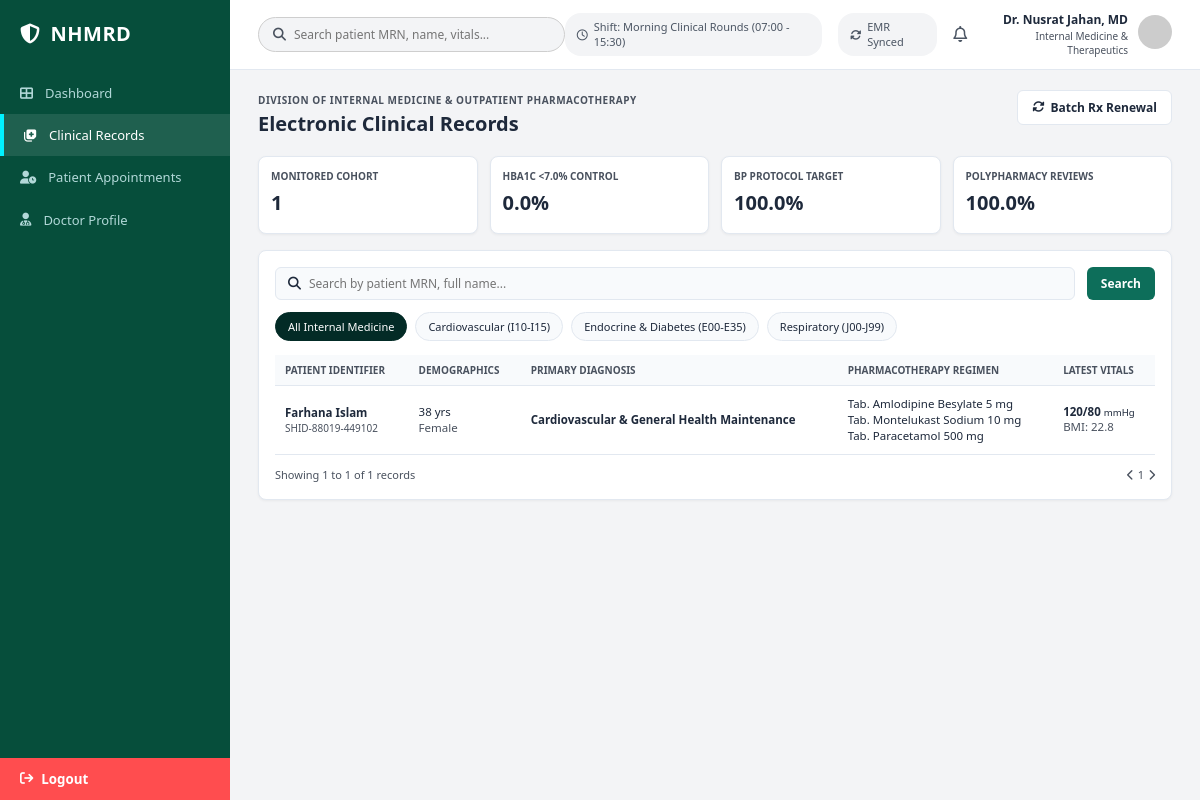
The app's page /public_html/pages/doctor-panel/doctor-clinical-service-records.php with its own data.
### tables this page shows
CREATE TABLE prescriptions (
  prescription_id     BIGINT AUTO_INCREMENT PRIMARY KEY,
  patient_id           BIGINT NOT NULL,
  doctor_id            BIGINT NOT NULL,
  appointment_id       BIGINT NULL,
  title                VARCHAR(255) NOT NULL,                
  chief_complaint      TEXT,
  symptoms             TEXT,                                  
  current_condition    TEXT,
  referred_surgeon_id  BIGINT NULL,
  referred_facility    VARCHAR(255),
  doctors_statement    TEXT,
  next_visit_date      DATE NULL,
  visit_type           ENUM('in_person','telehealth') DEFAULT 'in_person',
  status               ENUM('active','completed','ongoing','cancelled') DEFAULT 'active',
  is_long_term         TINYINT(1) DEFAULT 0,                  
  created_at           DATETIME NOT NULL DEFAULT CURRENT_TIMESTAMP,
  CONSTRAINT fk_rx_patient FOREIGN KEY (patient_id) REFERENCES patients(patient_id) ON DELETE CASCADE,
  CONSTRAINT fk_rx_doctor FOREIGN KEY (doctor_id) REFERENCES doctors(doctor_id),
  CONSTRAINT fk_rx_appointment FOREIGN KEY (appointment_id) REFERENCES appointments(appointment_id),
  CONSTRAINT fk_rx_referred_surgeon FOREIGN KEY (referred_surgeon_id) REFERENCES doctors(doctor_id),
  KEY idx_rx_status (status)
);

CREATE TABLE patients (
  patient_id                BIGINT AUTO_INCREMENT PRIMARY KEY,
  user_id                   BIGINT NULL UNIQUE,                
  full_name                 VARCHAR(150) NOT NULL,
  nid                       VARCHAR(30)  UNIQUE,               
  crvs_token                VARCHAR(50)  UNIQUE,               
  dob                       DATE NOT NULL,
  gender                    ENUM('male','female','intersex_other') NOT NULL,
  blood_group               ENUM('A+','A-','B+','B-','AB+','AB-','O+','O-') NULL,
  health_card_no            VARCHAR(50) UNIQUE,                
  birth_hospital_id         BIGINT NULL,
  registering_hospital_id   BIGINT NULL,                       
  phone                     VARCHAR(30),
  alt_phone                 VARCHAR(30),
  email                     VARCHAR(150),
  address                   VARCHAR(500),
  province                  VARCHAR(150),
  postal_code               VARCHAR(20),
  emergency_contact_name    VARCHAR(150),
  emergency_contact_relation VARCHAR(100),
  emergency_contact_phone   VARCHAR(30),
  height_cm                 DECIMAL(5,1),
  weight_kg                 DECIMAL(5,1),
  blood_pressure            VARCHAR(20),                       
  bmi                       DECIMAL(4,1),
  vitals_last_synced_at     DATETIME NULL,
  nid_verification_status   ENUM('unverified','biometric_verified','crvs_certified') DEFAULT 'unverified',
  smart_health_id_issued    TINYINT(1) DEFAULT 0,
  status                    ENUM('active','inactive','deceased') DEFAULT 'active',
  registered_by_executive_id BIGINT NULL,
  created_at                DATETIME NOT NULL DEFAULT CURRENT_TIMESTAMP,
  updated_at                DATETIME NOT NULL DEFAULT CURRENT_TIMESTAMP ON UPDATE CURRENT_TIMESTAMP,
  CONSTRAINT fk_patient_user FOREIGN KEY (user_id) REFERENCES users(user_id) ON DELETE SET NULL,
  CONSTRAINT fk_patient_birth_hosp FOREIGN KEY (birth_hospital_id) REFERENCES hospitals(hospital_id),
  CONSTRAINT fk_patient_reg_hosp FOREIGN KEY (registering_hospital_id) REFERENCES hospitals(hospital_id),
  CONSTRAINT fk_patient_executive FOREIGN KEY (registered_by_executive_id) REFERENCES medical_executives(executive_id),
  KEY idx_patient_blood (blood_group),
  KEY idx_patient_status (status)
);

### public_html/pages/doctor-panel/doctor-clinical-service-records.php (the view, shortened to what this page needs)
<?php
require_once __DIR__ . 'public_html/api/db.php';
$doctor_id = 1;
$stmt_cohort = $pdo->prepare("
    SELECT COUNT(DISTINCT patient_id) as total_monitored
    FROM prescriptions
    WHERE doctor_id = :doctor_id AND is_long_term = 1
");
$stmt_cohort->execute(['doctor_id' => $doctor_id]);
$cohort = $stmt_cohort->fetch();
$stmt_hba1c = $pdo->prepare("
    SELECT ROUND((SUM(CASE WHEN CAST(r.remarks AS DECIMAL(4,1)) < 7.0 THEN 1 ELSE 0 END) / NULLIF(COUNT(*), 0)) * 100, 1) as hba1c_control
    FROM lab_test_results r
    JOIN lab_test_order_items i ON r.order_item_id = i.id
    JOIN lab_test_catalog c ON i.test_id = c.test_id
    JOIN lab_test_orders o ON i.order_id = o.order_id
    WHERE o.doctor_id = :doctor_id AND c.test_name LIKE '%HbA1c%'
");
$stmt_hba1c->execute(['doctor_id' => $doctor_id]);
$hba1c = $stmt_hba1c->fetch();
$stmt_bp = $pdo->prepare("
    SELECT ROUND((SUM(CASE WHEN CAST(SUBSTRING_INDEX(p.blood_pressure, '/', 1) AS UNSIGNED) < 130 THEN 1 ELSE 0 END) / NULLIF(COUNT(*), 0)) * 100, 1) as bp_control
    FROM patients p
    JOIN prescriptions rx ON p.patient_id = rx.patient_id
    WHERE rx.doctor_id = :doctor_id AND rx.is_long_term = 1
");
$stmt_bp->execute(['doctor_id' => $doctor_id]);
$bp = $stmt_bp->fetch();
$stmt_poly = $pdo->prepare("
    SELECT ROUND((SUM(CASE WHEN med_counts.total_meds < 5 THEN 1 ELSE 0 END) / NULLIF(COUNT(*),0)) * 100, 1) as polypharmacy_safe
    FROM (SELECT prescription_id, COUNT(*) as total_meds FROM prescription_medications GROUP BY prescription_id) med_counts
    JOIN prescriptions rx ON med_counts.prescription_id = rx.prescription_id
    WHERE rx.doctor_id = :doctor_id AND rx.status = 'active'
");
$stmt_poly->execute(['doctor_id' => $doctor_id]);
$polypharmacy = $stmt_poly->fetch();
$search = $_GET['search'] ?? '';
$filter = $_GET['filter'] ?? '';
$page = isset($_GET['page']) ? (int)$_GET['page'] : 1;
$limit = 6;
$offset = ($page - 1) * $limit;
$count_sql = "
    SELECT COUNT(DISTINCT p.patient_id) as total_records
    FROM patients p
    JOIN prescriptions rx ON p.patient_id = rx.patient_id
    WHERE rx.doctor_id = :doctor_id AND rx.is_long_term = 1
      AND (p.full_name LIKE :search OR p.health_card_no LIKE :search)
";
$stmt_count = $pdo->prepare($count_sql);
$stmt_count->bindValue(':doctor_id', $doctor_id);
$stmt_count->bindValue(':search', '%' . $search . '%');
$stmt_count->execute();
$total_records = $stmt_count->fetch()['total_records'];
$total_pages = ceil($total_records / $limit);
$records_sql = "
    SELECT p.patient_id, p.full_name, p.health_card_no, p.dob, p.gender, p.blood_pressure, p.bmi,
           rx.prescription_id, rx.title as diagnosis,
           (SELECT GROUP_CONCAT(CONCAT(medication_name, ' ', dose_strength) SEPARATOR '<br>')
            FROM prescription_medications WHERE prescription_id = rx.prescription_id) as regimen
    FROM patients p
    JOIN prescriptions rx ON p.patient_id = rx.patient_id
    WHERE rx.doctor_id = :doctor_id AND rx.is_long_term = 1
      AND (p.full_name LIKE :search OR p.health_card_no LIKE :search)
";
$records_sql .= " ORDER BY p.patient_id DESC LIMIT :offset, :limit";
$stmt_records = $pdo->prepare($records_sql);
$stmt_records->bindValue(':doctor_id', $doctor_id, PDO::PARAM_INT);
$stmt_records->bindValue(':search', '%' . $search . '%', PDO::PARAM_STR);
$stmt_records->bindValue(':offset', $offset, PDO::PARAM_INT);
$stmt_records->bindValue(':limit', $limit, PDO::PARAM_INT);
$stmt_records->execute();
$patients = $stmt_records->fetchAll();
?>
<!DOCTYPE html>
<html lang="en">
<head>
  <link rel="stylesheet" href="/public_html/assets/css/doctor-panel/doctor-clinical-service-records.css">
  <link rel="stylesheet" href="/public_html/assets/css/doctor-panel/features/doctor-header.css">
  <link rel="stylesheet" href="/public_html/assets/css/default-structure.css">
  <link rel="stylesheet" href="https://cdnjs.cloudflare.com/ajax/libs/font-awesome/6.4.0/css/all.min.css">
</head>
<body>
  <div class="app-container">
    <aside class="sidebar doctor">
      <div class="logo">
        <i class="fa-solid fa-shield-halved"></i>
        <span>NHMRD</span>
      </div>
      <nav class="nav-menu">
        <a href="/public_html/pages/Doctor-panel/Dashboard.html" class="nav-item">
          <i class="fa-solid fa-table-cells-large"></i>
          <span>Dashboard</span>
        </a>
        <a href="/public_html/pages/Doctor-panel/doctor-clinical-service-records.html" class="nav-item active">
          <i class="fa-solid fa-notes-medical"></i>
          <span>Clinical Records</span>
        </a>
        <a href="/public_html/pages/Doctor-panel/patient-appointments.html" class="nav-item">
          <i class="fa-solid fa-user-clock"></i>
          <span>Patient Appointments</span>
        </a>
        <a href="/public_html/pages/doctor-panel/doctor-profile.html" class="nav-item">
          <i class="fa-solid fa-user-doctor"></i>
          <span>Doctor Profile</span>
        </a>
      </nav>
      <div class="sidebar-footer">
        <button class="logout-btn" onclick="handleLogout()">
          <i class="fa-solid fa-arrow-right-from-bracket"></i>
          <span>Logout</span>
        </button>
      </div>
    </aside>
    <div class="main-wrapper">
      <header class="doc-header">
        <div class="search-bar">
          <i class="fa-solid fa-magnifying-glass"></i>
          <input type="text" placeholder="Search patient MRN, name, vitals..." onkeyup="filterTable(this.value)">
        </div>
        <div class="header-right">
          <div class="header-status-pill">
            <i class="fa-regular fa-clock"></i>
            <span>Shift: Morning Clinical Rounds (07:00 - 15:30)</span>
          </div>
          <div class="header-status-pill">
            <i class="fa-solid fa-rotate"></i>
            <span>EMR Synced</span>
          </div>
          <button class="icon-btn" onclick="openNotifications()"><i class="fa-regular fa-bell"></i></button>
          <div class="doctor-profile-badge">
            <div class="doctor-info-text">
              <span class="doctor-name">Dr. Nusrat Jahan, MD</span>
              <span class="doctor-dept">Internal Medicine & Therapeutics</span>
            </div>
            <div class="doctor-avatar">
              <img src="https://i.pravatar.cc/100?img=47" alt="Dr. Nusrat Jahan">
            </div>
          </div>
        </div>
      </header>
      <main class="content-body">
        <div class="clinical-records-grid">
          <div class="primary-column">
            <div class="page-title-section">
              <div class="title-text">
                <span class="section-subtitle">DIVISION OF INTERNAL MEDICINE & OUTPATIENT PHARMACOTHERAPY</span>
                <h1>Electronic Clinical Records</h1>
              </div>
              <div class="title-actions">
                <form method="POST" style="display:inline;">
                    <button type="submit" class="btn-secondary"><i class="fa-solid fa-rotate"></i> Batch Rx Renewal</button>
                </form>
              </div>
            </div>
            <div class="vitals-grid">
              <div class="vital-card">
                <div class="vital-header">
                  <span class="vital-title">MONITORED COHORT</span>
                </div>
                <div class="vital-body">
                  <span class="vital-value"><?php echo number_format($cohort['total_monitored'] ?? 0); ?></span>
                </div>
              </div>
              <div class="vital-card">
                <div class="vital-header">
                  <span class="vital-title">HBA1C &lt;7.0% CONTROL</span>
                </div>
                <div class="vital-body">
                  <span class="vital-value"><?php echo $hba1c['hba1c_control'] ?? '0.0'; ?>%</span>
                </div>
              </div>
              <div class="vital-card">
                <div class="vital-header">
                  <span class="vital-title">BP PROTOCOL TARGET</span>
                </div>
                <div class="vital-body">
                  <span class="vital-value"><?php echo $bp['bp_control'] ?? '0.0'; ?>%</span>
                </div>
              </div>
              <div class="vital-card">
                <div class="vital-header">
                  <span class="vital-title">POLYPHARMACY REVIEWS</span>
                </div>
                <div class="vital-body">
                  <span class="vital-value"><?php echo $polypharmacy['polypharmacy_safe'] ?? '0.0'; ?>%</span>
                </div>
              </div>
            </div>
            <div class="records-table-container">
              <form method="GET" action="">
                <div class="table-controls">
                  <div class="search-mini">
                    <i class="fa-solid fa-magnifying-glass"></i>
                    <input type="text" name="search" value="<?php echo htmlspecialchars($search); ?>" placeholder="Search by patient MRN, full name...">
                  </div>
                  <button type="submit" class="btn-primary">Search</button>
                </div>
                <div class="module-tabs filter-tabs">
                  <button type="submit" name="filter" value="" class="tab-btn <?php echo $filter == '' ? 'active' : ''; ?>">All Internal Medicine</button>
                  <button type="submit" name="filter" value="cardiovascular" class="tab-btn <?php echo $filter == 'cardiovascular' ? 'active' : ''; ?>">Cardiovascular (I10-I15)</button>
                  <button type="submit" name="filter" value="endocrine" class="tab-btn <?php echo $filter == 'endocrine' ? 'active' : ''; ?>">Endocrine & Diabetes (E00-E35)</button>
                  <button type="submit" name="filter" value="respiratory" class="tab-btn <?php echo $filter == 'respiratory' ? 'active' : ''; ?>">Respiratory (J00-J99)</button>
                </div>
              </form>
              <table class="roster-table">
                <thead>
                  <tr>
                    <th>PATIENT IDENTIFIER</th>
                    <th>DEMOGRAPHICS</th>
                    <th>PRIMARY DIAGNOSIS</th>
                    <th>PHARMACOTHERAPY REGIMEN</th>
                    <th>LATEST VITALS</th>
                  </tr>
                </thead>
                <tbody>
                  <?php foreach($patients as $patient):
                    $age = date_diff(date_create($patient['dob']), date_create('today'))->y;
                  ?>
                  <tr>
                    <td>
                      <div class="patient-cell flex-align">
                        <div>
                          <strong><?php echo htmlspecialchars($patient['full_name']); ?></strong>
                          <span class="mrn-code"><?php echo htmlspecialchars($patient['health_card_no']); ?></span>
                        </div>
                      </div>
                    </td>
                    <td><?php echo $age; ?> yrs<br><span class="text-muted"><?php echo htmlspecialchars(ucfirst($patient['gender'])); ?></span></td>
                    <td><strong><?php echo htmlspecialchars($patient['diagnosis']); ?></strong></td>
                    <td><?php echo $patient['regimen'] ?: 'No active meds'; ?></td>
                    <td class="vitals-cell">
                      <strong><?php echo htmlspecialchars($patient['blood_pressure']); ?></strong> <small>mmHg</small><br>
                      <span class="text-muted">BMI: <?php echo htmlspecialchars($patient['bmi']); ?></span>
                    </td>
                  </tr>
                  <?php endforeach; ?>
                </tbody>
              </table>
              <div class="pagination-footer">
                <span>Showing <?php echo $offset + 1; ?> to <?php echo min($offset + $limit, $total_records); ?> of <?php echo $total_records; ?> records</span>
                <div class="pagination-buttons">
                  <a href="?search=<?php echo urlencode($search); ?>&filter=<?php echo urlencode($filter); ?>&page=<?php echo max(1, $page - 1); ?>" class="btn-page"><i class="fa-solid fa-chevron-left"></i></a>
                  <?php for($i = 1; $i <= $total_pages; $i++): ?>
                    <a href="?search=<?php echo urlencode($search); ?>&filter=<?php echo urlencode($filter); ?>&page=<?php echo $i; ?>" class="<?php echo $i == $page ? 'active' : ''; ?>"><?php echo $i; ?></a>
                  <?php endfor; ?>
                  <a href="?search=<?php echo urlencode($search); ?>&filter=<?php echo urlencode($filter); ?>&page=<?php echo min($total_pages, $page + 1); ?>" class="btn-page"><i class="fa-solid fa-chevron-right"></i></a>
                </div>
              </div>
            </div>
          </div>
        </div>
      </main>
    </div>
  </div>
</body>
</html>

### records on screen
prescriptions: patient.full_name "Farhana Islam", patient.health_card_no "SHID-88019-449102", patient.dob "38", patient.gender "Female", title "Cardiovascular & General Health Maintenance", regimen "Tab. Amlodipine Besylate 5 mg Tab. Montelukast Sodium 10 mg Tab. Paracetamol 500 mg", patient.blood_pressure "120/80", patient.bmi "22.8"

### other values on screen
$cohort['total_monitored'] "1"
$hba1c['hba1c_control'] "0.0"
$bp['bp_control'] "100.0"
$polypharmacy['polypharmacy_safe'] "100.0"
$offset + 1 "1"
min($offset + $limit, $total_records) "1"
$total_records "1"
